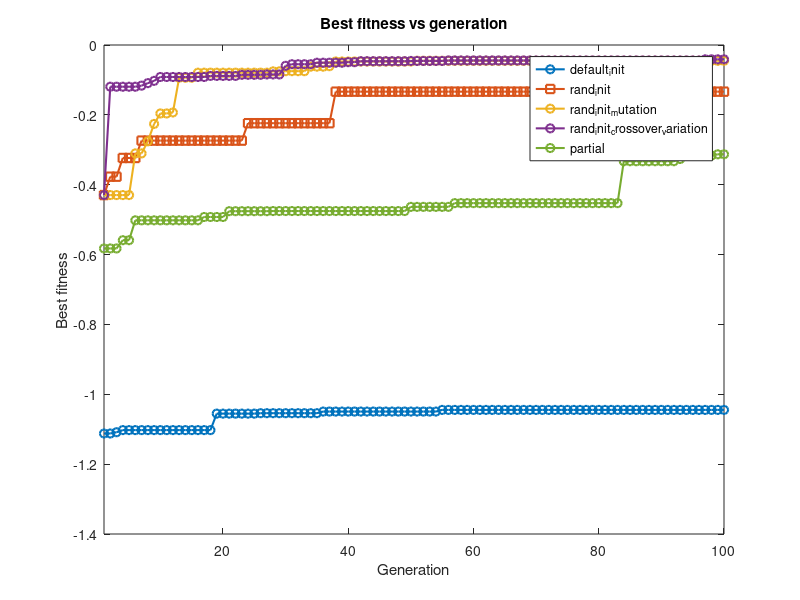
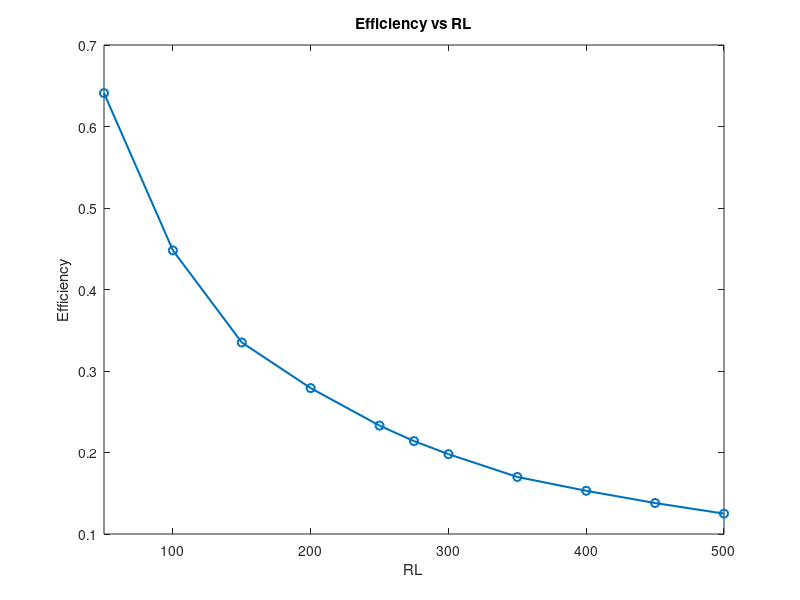

Recreate these plots in MATLAB, in order.
% 假设你有三组数据，每组都含有 100 个点
gen = 1:100;
default_init=[-1.11224
    -1.11224
    -1.10859
    -1.10254
    -1.10254
    -1.10254
    -1.10254
    -1.10254
    -1.10254
    -1.10254
    -1.10254
    -1.10254
    -1.10254
    -1.10254
    -1.10254
    -1.10254
    -1.10254
    -1.10254
    -1.05536
    -1.05536
    -1.05536
    -1.05536
    -1.05536
    -1.05536
    -1.05536
    -1.05412
    -1.05412
    -1.05412
    -1.05412
    -1.05412
    -1.05412
    -1.05412
    -1.05412
    -1.05412
    -1.05412
    -1.04946
    -1.04946
    -1.04946
    -1.04946
    -1.04946
    -1.04946
    -1.04946
    -1.04946
    -1.04946
    -1.04946
    -1.04946
    -1.04946
    -1.04946
    -1.04946
    -1.04946
    -1.04946
    -1.04946
    -1.04946
    -1.04946
    -1.04472
    -1.04472
    -1.04472
    -1.04472
    -1.04472
    -1.04472
    -1.04472
    -1.04472
    -1.04472
    -1.04472
    -1.04472
    -1.04472
    -1.04472
    -1.04472
    -1.04472
    -1.04472
    -1.04472
    -1.04472
    -1.04472
    -1.04472
    -1.04472
    -1.04472
    -1.04472
    -1.04472
    -1.04472
    -1.04472
    -1.04472
    -1.04472
    -1.04472
    -1.04472
    -1.04472
    -1.04472
    -1.04472
    -1.04472
    -1.04472
    -1.04472
    -1.04472
    -1.04472
    -1.04472
    -1.04472
    -1.04472
    -1.04472
    -1.04472
    -1.04472
    -1.04472
    -1.04472];
rand_init=[-0.429641
    -0.377028
    -0.377028
    -0.323443
    -0.323443
    -0.323443
    -0.273725
    -0.273725
    -0.273725
    -0.273725
    -0.273725
    -0.273725
    -0.273725
    -0.273725
    -0.273725
    -0.273725
    -0.273725
    -0.273725
    -0.273725
    -0.273725
    -0.273725
    -0.273725
    -0.273725
    -0.223865
    -0.223865
    -0.223865
    -0.223865
    -0.223865
    -0.223865
    -0.223865
    -0.223865
    -0.223865
    -0.223865
    -0.223865
    -0.223865
    -0.223865
    -0.223865
    -0.133586
    -0.133586
    -0.133586
    -0.133586
    -0.133586
    -0.133586
    -0.133586
    -0.133586
    -0.133586
    -0.133586
    -0.133586
    -0.133586
    -0.133586
    -0.133586
    -0.133586
    -0.133586
    -0.133586
    -0.133586
    -0.133586
    -0.133586
    -0.133586
    -0.133586
    -0.133586
    -0.133586
    -0.133586
    -0.133586
    -0.133586
    -0.133586
    -0.133586
    -0.133586
    -0.133586
    -0.133586
    -0.133586
    -0.133586
    -0.133586
    -0.133586
    -0.133586
    -0.133586
    -0.133586
    -0.133586
    -0.133586
    -0.133586
    -0.133586
    -0.133586
    -0.133586
    -0.133586
    -0.133586
    -0.133586
    -0.133586
    -0.133586
    -0.133586
    -0.133586
    -0.133586
    -0.133586
    -0.133586
    -0.133586
    -0.133586
    -0.133586
    -0.133586
    -0.133586
    -0.133586
    -0.133586
    -0.133586];
rand_init_mutation=[-0.429641
    -0.429641
    -0.429641
    -0.429641
    -0.429641
    -0.310328
    -0.310328
    -0.27571
    -0.225962
    -0.196013
    -0.196013
    -0.193175
    -0.0936968
    -0.0936968
    -0.0936968
    -0.0792566
    -0.0792566
    -0.0792566
    -0.0792566
    -0.0792566
    -0.0792566
    -0.0792566
    -0.0792566
    -0.0792566
    -0.0792566
    -0.0792566
    -0.0792566
    -0.0754843
    -0.0754843
    -0.0749317
    -0.0749317
    -0.0749317
    -0.0749317
    -0.0619772
    -0.0619772
    -0.0619772
    -0.0606127
    -0.0472813
    -0.0472813
    -0.0472813
    -0.0472813
    -0.0472813
    -0.0472813
    -0.0472813
    -0.0472813
    -0.0472813
    -0.0472813
    -0.0472813
    -0.0472813
    -0.0472813
    -0.0452555
    -0.0452555
    -0.0452555
    -0.0452555
    -0.0452555
    -0.0452555
    -0.0452555
    -0.0452555
    -0.0452555
    -0.0452555
    -0.0452555
    -0.0452555
    -0.0452555
    -0.0452555
    -0.0452555
    -0.0452555
    -0.0452555
    -0.0452555
    -0.0452555
    -0.0452555
    -0.0452555
    -0.0452555
    -0.0452555
    -0.0452555
    -0.0452555
    -0.0452555
    -0.0452555
    -0.0452555
    -0.0452555
    -0.0452555
    -0.0452555
    -0.0452555
    -0.0452555
    -0.0452555
    -0.0452555
    -0.0452555
    -0.0452555
    -0.0452555
    -0.0452555
    -0.0452555
    -0.0452555
    -0.0452555
    -0.0452555
    -0.0452555
    -0.0452555
    -0.0452555
    -0.0452555
    -0.0452555
    -0.0452555
    -0.0452555];

rand_init_crossover_variation=[
    -0.429641
    -0.119453
    -0.119453
    -0.119453
    -0.119453
    -0.119453
    -0.116371
    -0.109205
    -0.102615
    -0.0915579
    -0.0915579
    -0.0915579
    -0.0915579
    -0.0915579
    -0.0915579
    -0.0915579
    -0.0915579
    -0.0884486
    -0.0884486
    -0.0884486
    -0.0884486
    -0.0884486
    -0.0853477
    -0.0853477
    -0.0853477
    -0.0853477
    -0.0842998
    -0.0842998
    -0.0842998
    -0.0595669
    -0.055045
    -0.055045
    -0.055045
    -0.055045
    -0.0507385
    -0.0507385
    -0.0507385
    -0.0507385
    -0.0507385
    -0.0491118
    -0.0491118
    -0.0464037
    -0.0464037
    -0.0464037
    -0.0464037
    -0.0464037
    -0.0464037
    -0.046392
    -0.046392
    -0.0456123
    -0.0456123
    -0.0456123
    -0.0456123
    -0.0456123
    -0.0456123
    -0.0442817
    -0.0442817
    -0.0442817
    -0.0442817
    -0.0442817
    -0.0442817
    -0.0442817
    -0.0442817
    -0.0442817
    -0.0442817
    -0.0442817
    -0.0442817
    -0.0442817
    -0.0442817
    -0.0442817
    -0.0442817
    -0.0442817
    -0.0442817
    -0.0442817
    -0.0442817
    -0.0442817
    -0.0442817
    -0.0442817
    -0.0442817
    -0.0442817
    -0.0442817
    -0.0442817
    -0.0442817
    -0.0442817
    -0.0442817
    -0.0442817
    -0.0442817
    -0.0442817
    -0.0442817
    -0.0442817
    -0.0442817
    -0.0442817
    -0.0442817
    -0.0442817
    -0.0442817
    -0.0442817
    -0.0410304
    -0.0410304
    -0.0410304
    -0.0410304];

partial=[-0.582481
    -0.582481
    -0.582481
    -0.558863
    -0.558863
    -0.501942
    -0.501942
    -0.501942
    -0.501942
    -0.501942
    -0.501942
    -0.501942
    -0.501942
    -0.501942
    -0.501942
    -0.501942
    -0.492392
    -0.492392
    -0.492392
    -0.492392
    -0.475763
    -0.475763
    -0.475763
    -0.475763
    -0.475763
    -0.475763
    -0.475763
    -0.475386
    -0.475386
    -0.475386
    -0.475386
    -0.475386
    -0.475386
    -0.475386
    -0.475386
    -0.475386
    -0.475386
    -0.475386
    -0.475386
    -0.475386
    -0.475386
    -0.475386
    -0.475386
    -0.475386
    -0.475386
    -0.475386
    -0.475386
    -0.475386
    -0.475386
    -0.463425
    -0.463425
    -0.463425
    -0.463425
    -0.463425
    -0.463425
    -0.463425
    -0.452719
    -0.452719
    -0.452719
    -0.452719
    -0.452719
    -0.452719
    -0.452719
    -0.452719
    -0.452719
    -0.452719
    -0.452719
    -0.452719
    -0.452719
    -0.452719
    -0.452719
    -0.452719
    -0.452719
    -0.452719
    -0.452719
    -0.452719
    -0.452719
    -0.452719
    -0.452719
    -0.452719
    -0.452719
    -0.452719
    -0.452719
    -0.332764
    -0.332764
    -0.332764
    -0.332764
    -0.332764
    -0.332764
    -0.332764
    -0.332764
    -0.332764
    -0.326387
    -0.316428
    -0.316428
    -0.316428
    -0.316428
    -0.316428
    -0.312929
    -0.312929];

mean1=mean(rand_init_mutation);
mean2=mean(rand_init_crossover_variation);

figure; % 打开一个新图窗

% 绘制三条折线
plot(gen, default_init, '-o', 'LineWidth', 1.5, 'DisplayName', 'default_init');
hold on;
plot(gen, rand_init, '-s', 'LineWidth', 1.5, 'DisplayName', 'rand_init');
plot(gen, rand_init_mutation, '-o', 'LineWidth', 1.5, 'DisplayName', 'rand_init_mutation');
plot(gen, rand_init_crossover_variation, '-o', 'LineWidth', 1.5, 'DisplayName', 'rand_init_crossover_variation');
plot(gen, partial, '-o', 'LineWidth', 1.5, 'DisplayName', 'partial');


legend('Location', 'best');      % 显示图例
xlabel('Generation');            % X 轴标签
ylabel('Best fitness');          % Y 轴标签
title('Best fitness vs generation');  % 设置标题（可选）

xlim([1, 100]);  % 将横坐标范围固定为 [1, 100]（可选）
% ylim([-1.2, 0]);  % 根据你的数据可调整纵坐标范围

hold off;

RL=[50,100,150,200,250,275,300,350,400,450,500];
efficiency=[.641,.448,.335,.279,.233,.214,.198,.170,.153,.138,.125];
figure;
plot(RL,efficiency,'-o','LineWidth',1.5);
xlabel('RL');
ylabel('Efficiency');
title('Efficiency vs RL');
xlim([50,500]);